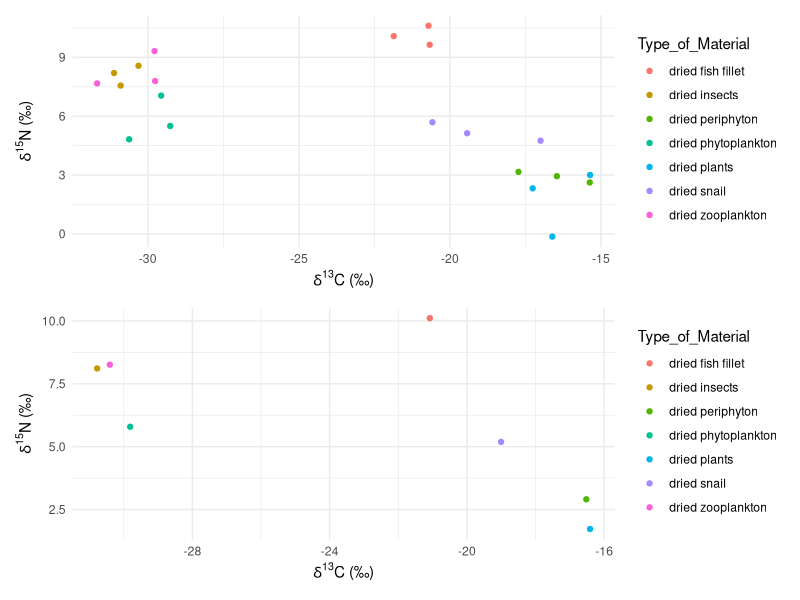
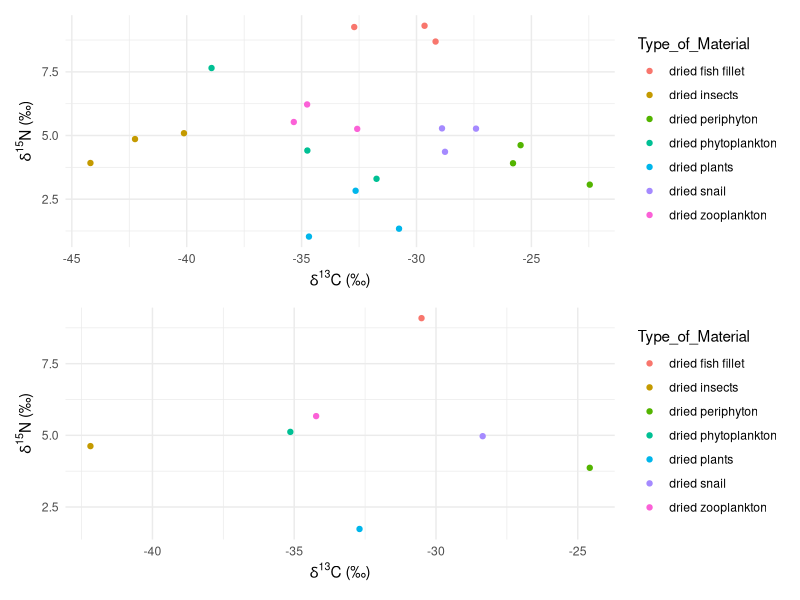

The R script that drew these images, in order:
# This script takes preliminary C & N isotope data from Angle and Killarny lakes
# and plots them

library(tidyverse) # this package is for data wrangling and tidying
library(ggplot2) # this package is for plotting
library(patchwork) # this package is for making multipanel plots

alldata.messy <-read_csv("AngKilCN.csv")
head(alldata.messy)

#First I need to go through the sample ID
# and add a column to separate the lakes by a unique ID.
alldata.messy[grep("ANG", alldata.messy$Sample_ID),"Lake"] <- "Angle"
alldata.messy[grep("KIL", alldata.messy$Sample_ID),"Lake"] <- "Killarney"

#I'm going to make different data sets for each lake.
##now I'm going to consolodate these values into a mean and SD


#Angle
AngleCN <- alldata.messy %>% 
  select(Sample_ID, Type_of_Material, d13C_VPDB, d15N_air, Lake) %>% 
  filter(Lake == "Angle")

summaryANG <-AngleCN %>% 
  group_by(Type_of_Material) %>% 
  summarize(aveC = mean(d13C_VPDB),
            aveN = mean(d15N_air),
            sdC = sd(d13C_VPDB),
            sdN = sd(d15N_air))

#Killarney
KilCN <- alldata.messy %>% 
  select(Sample_ID, Type_of_Material, d13C_VPDB, d15N_air, Lake) %>% 
  filter(Lake == "Killarney")

summaryKIL <-KilCN %>% 
  group_by(Type_of_Material) %>% 
  summarize(aveC = mean(d13C_VPDB),
            aveN = mean(d15N_air),
            sdC = sd(d13C_VPDB),
            sdN = sd(d15N_air))


#all individual samples, basic plots
# In my opinion these are too busy.
pA<-ggplot(data = AngleCN, aes(x = d13C_VPDB, 
                         y = d15N_air, 
                           color = Type_of_Material)) +
  geom_point() +
  theme_minimal() +
  labs(x = expression(paste(delta^{13}, "C (\u2030)")),
       y = expression(paste(delta^{15}, "N (\u2030)")))

pK<-ggplot(data = KilCN, aes(x = d13C_VPDB, y = d15N_air, color = Type_of_Material)) +
  geom_point() +
  theme_minimal() +
  labs(x = expression(paste(delta^{13}, "C (\u2030)")),
       y = expression(paste(delta^{15}, "N (\u2030)")))

##Summary plots
pAsum<-ggplot(data = summaryANG, 
       aes(x = aveC, 
           y = aveN, 
           color = Type_of_Material)) +
  geom_point() +
  theme_minimal() +
  labs(x = expression(paste(delta^{13}, "C (\u2030)")),
       y = expression(paste(delta^{15}, "N (\u2030)")))

pKsum<-ggplot(data = summaryKIL, 
       aes(x = aveC, 
           y = aveN, 
           color = Type_of_Material)) +
  geom_point() +
  theme_minimal() +
  labs(x = expression(paste(delta^{13}, "C (\u2030)")),
       y = expression(paste(delta^{15}, "N (\u2030)")))

pA/pAsum #this stacks the Angle lakes plots

pK/pKsum #this stacks the Killarney lake plots
